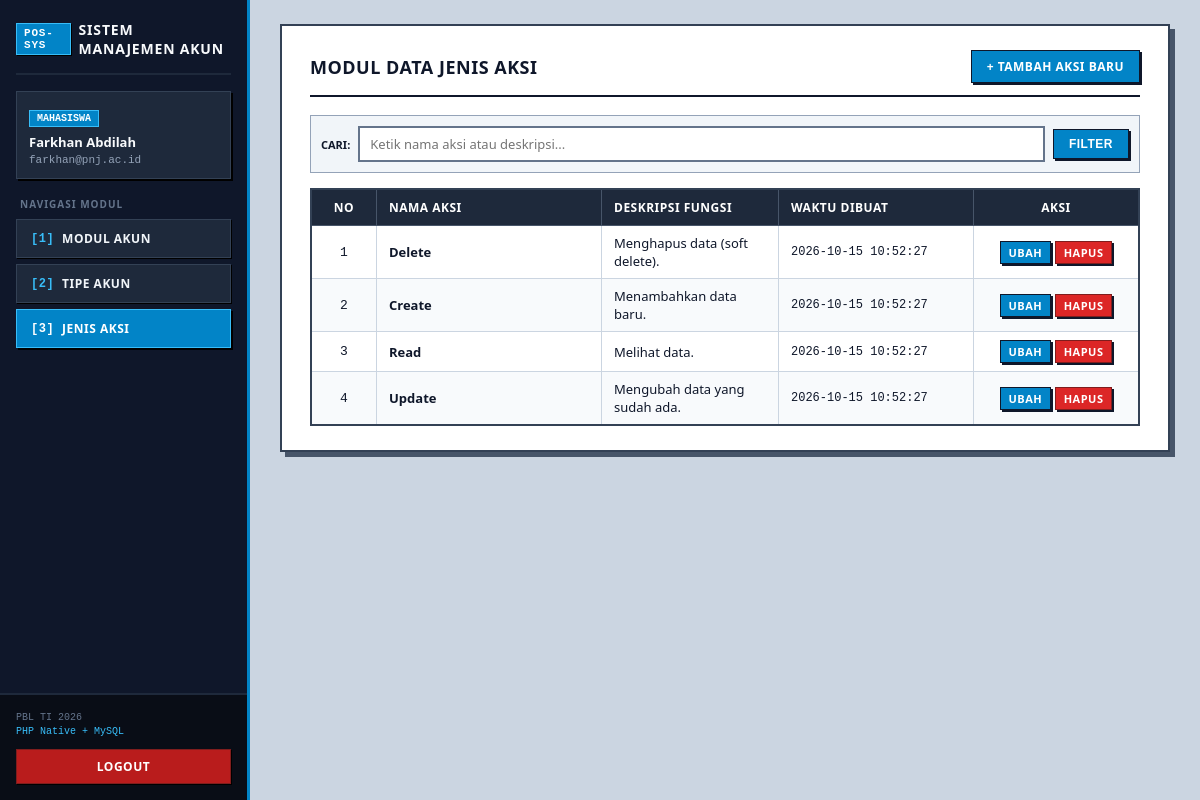
Screenshot of /aksi/index.php (signed in) with the database file from the repository.
### tables this page shows
CREATE TABLE IF NOT EXISTS actions (
    id CHAR(36) PRIMARY KEY,
    name VARCHAR(128) NOT NULL,
    description TEXT,
    created_at DATETIME NOT NULL,
    updated_at DATETIME NOT NULL,
    deleted_at DATETIME NULL
);

### aksi/index.php (the view, shortened to what this page needs)
<?php
require_once "../koneksi.php";
require_once "../header.php";
$cari = isset($_GET['cari']) ? mysqli_real_escape_string($koneksi, trim($_GET['cari'])) : '';
$sql = "SELECT * FROM actions WHERE deleted_at IS NULL";
$sql .= " ORDER BY created_at DESC";
$result = mysqli_query($koneksi, $sql);
?>
<div class="container">
    <div class="page-header">
        <h2>MODUL DATA JENIS AKSI</h2>
        <a href="tambah.php" class="btn">+ Tambah Aksi Baru</a>
    </div>
    <form method="GET" action="index.php" class="search-bar">
        <strong style="font-size: 11px; text-transform: uppercase;">Cari:</strong>
        <input type="text" name="cari" placeholder="Ketik nama aksi atau deskripsi..." value="<?= htmlspecialchars($cari); ?>">
        <button type="submit" class="btn">Filter</button>
    </form>
    <table>
        <thead>
            <tr>
                <th style="width: 40px; text-align: center;">No</th>
                <th style="width: 200px;">Nama Aksi</th>
                <th>Deskripsi Fungsi</th>
                <th style="width: 170px;">Waktu Dibuat</th>
                <th style="width: 140px; text-align: center;">Aksi</th>
            </tr>
        </thead>
        <tbody>
            <?php
            $no = 1;
            if ($result && mysqli_num_rows($result) > 0):
                while ($row = mysqli_fetch_assoc($result)):
            ?>
                <tr>
                    <td style="text-align: center; font-family: Consolas, monospace;"><?= $no++; ?></td>
                    <td><strong><?= htmlspecialchars($row['name']); ?></strong></td>
                    <td><?= htmlspecialchars($row['description']); ?></td>
                    <td style="font-family: Consolas, monospace; font-size: 12px;"><?= htmlspecialchars($row['created_at']); ?></td>
                    <td style="text-align: center;">
                        <a href="edit.php?id=<?= urlencode($row['id']); ?>" class="btn" style="padding: 3px 8px; font-size: 11px;">Ubah</a>
                        <a href="hapus.php?id=<?= urlencode($row['id']); ?>" class="btn btn-danger" style="padding: 3px 8px; font-size: 11px;" onclick="return confirm('Hapus jenis aksi ini?');">Hapus</a>
                    </td>
                </tr>
            <?php
                endwhile;
            else:
            ?>
                <tr>
                    <td colspan="5" style="text-align: center; color: #64748b; padding: 20px;">[ TIDAK ADA DATA JENIS AKSI ]</td>
                </tr>
            <?php endif; ?>
        </tbody>
    </table>
</div>
</body>
</html>

### header.php (style rules this page uses)
body { font-family: "Segoe UI", Tahoma, Arial, sans-serif; background-color: #cbd5e1; margin: 0; padding: 24px 30px 40px 280px; color: #0f172a; box-sizing: border-box; min-height: 100vh; }
.container { max-width: 1100px; margin: 0 auto; background-color: #ffffff; padding: 24px 28px; border: 2px solid #334155; box-shadow: 5px 5px 0px #475569; box-sizing: border-box; }
.page-header { display: flex; justify-content: space-between; align-items: center; border-bottom: 2px solid #0f172a; padding-bottom: 12px; margin-bottom: 18px; }
.page-header h2 { margin: 0; font-size: 18px; text-transform: uppercase; letter-spacing: 0.5px; color: #0f172a; }
table { width: 100%; border-collapse: collapse; margin-top: 15px; border: 2px solid #334155; background-color: #ffffff; }
table th { background-color: #1e293b; color: #ffffff; padding: 9px 12px; font-size: 12px; font-weight: 700; text-transform: uppercase; letter-spacing: 0.5px; border: 1px solid #475569; text-align: left; }
table td { padding: 8px 12px; font-size: 13px; border: 1px solid #cbd5e1; vertical-align: middle; }
table tbody tr:nth-child(even) { background-color: #f8fafc; }
input[type="text"], input[type="email"], input[type="password"], select, textarea { width: 100%; padding: 8px 10px; margin: 2px 0 14px 0; display: inline-block; border: 2px solid #64748b; border-radius: 0; background-color: #ffffff; box-sizing: border-box; font-size: 13px; font-family: inherit; }
.btn { background-color: #0284c7; color: #ffffff; padding: 7px 15px; border: 1px solid #0f172a; border-radius: 0; cursor: pointer; text-decoration: none; display: inline-block; font-size: 12px; font-weight: 700; text-transform: uppercase; letter-spacing: 0.5px; box-shadow: 2px 2px 0px #0f172a; }
.btn-danger { background-color: #dc2626; border-color: #7f1d1d; }
.search-bar { display: flex; gap: 8px; background-color: #f1f5f9; padding: 10px; border: 1px solid #94a3b8; margin-bottom: 15px; align-items: center; }
.search-bar input[type="text"] { margin: 0; flex-grow: 1; padding: 7px 10px; }

### rows the page displays
actions: name "Delete", description "Menghapus data (soft delete).", created_at "2026-10-15 10:52:27"
actions: name "Create", description "Menambahkan data baru.", created_at "2026-10-15 10:52:27"
actions: name "Read", description "Melihat data.", created_at "2026-10-15 10:52:27"
actions: name "Update", description "Mengubah data yang sudah ada.", created_at "2026-10-15 10:52:27"

### other values shown
$user_role "MAHASISWA"
$_SESSION['nama'] "Farkhan Abdilah"
$_SESSION['email'] "farkhan@pnj.ac.id"
